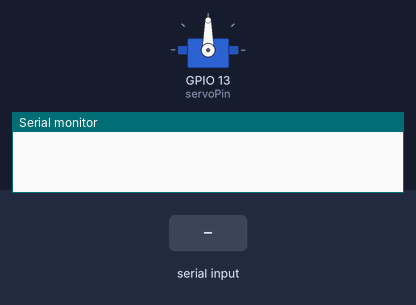
Bench run of a sketch on a simulated ESP32. On the bench: servo, the last lines printed to the serial monitor. The inputs (shaded band) are chosen by the test bench.

Above: at 1.2 s.
1.3 s: "30,150\n" received over Serial
At 1.6 s:
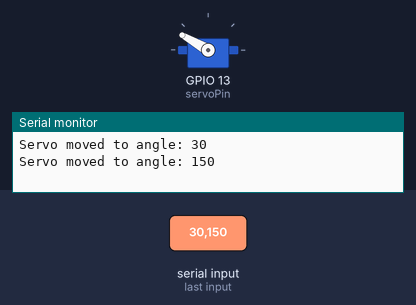
At 3.0 s:
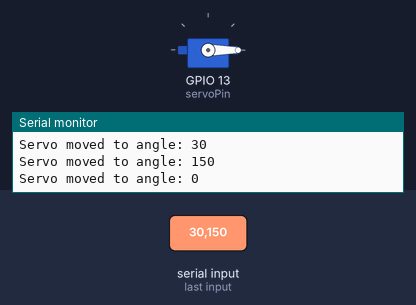
3.8 s: "90,45\n" received over Serial
At 4.6 s:
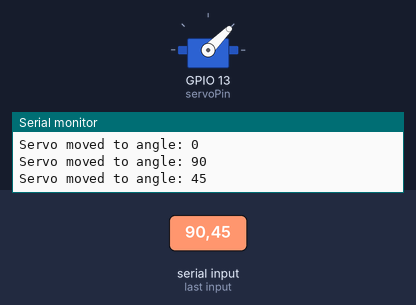
Timing chart, 0 to 6.8 s (numbered marks = the images above; inputs shaded):
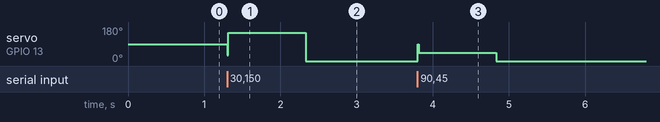

The sketch:

esp.ino
```cpp
#include <ESP32Servo.h>
const int servoPin = 13;
Servo myservo;

void setup() {
  Serial.begin(9600);
  myservo.attach(servoPin);
}

void loop() {
  if (Serial.available()) {
    int angle = Serial.parseInt();
    if (angle >= 0 && angle <= 180) {
      myservo.write(angle);
      delay(15);
      Serial.println("Servo moved to angle: " + String(angle));
    } else {
      Serial.println("Invalid angle. Please enter a value between 0 and 180.");
    }
  }
}
```

Measured:
- after the input at 1.3 s, servo on GPIO 13 (servoPin): 90° → 150° at once, → 0° 1.0 s later
- after the input at 3.8 s, servo on GPIO 13 (servoPin): 0° → 45° at once, → 0° 1.0 s later
